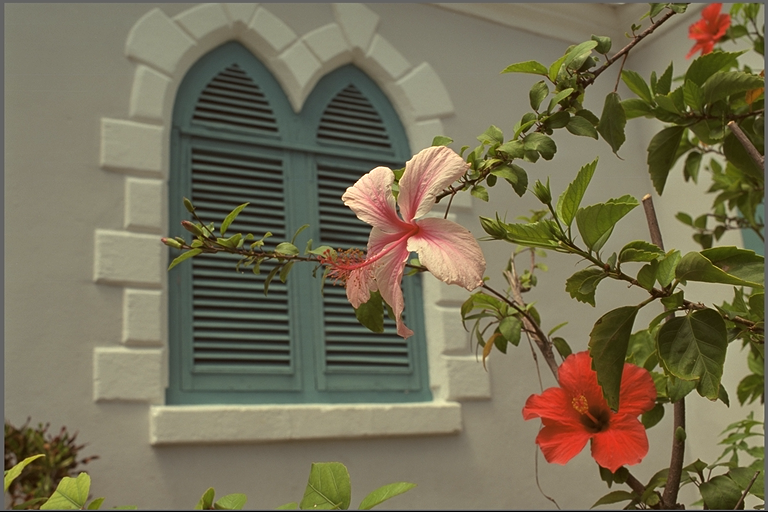
#> input picture data/kodim07.png, 768 x 512 px; its folder holds 5 pictures in this run
$ jupyter execute analysis_image07.ipynb
#> lines starting #> are read from the running program, lines starting #| are printed output that depends on the picture; after the words box and inside, x2 and y2 are one past the last pixel; in counts of white or black regions, pixels touching at a corner belong together; long printed decimals are rounded
### utils.py
import cv2
import os
import numpy as np
import matplotlib.pyplot as plt
from skimage.metrics import structural_similarity as ssim


def list_images(folder):
    exts = ('.png', '.jpg', '.jpeg', '.bmp')
    return sorted([os.path.join(folder, f) for f in os.listdir(folder) if f.lower().endswith(exts)])


def read_images( path , gray = False ):
#> called with path = '../data/kodim07.png', gray = False
    img = cv2.imread(path)
#> img is the input picture: shape (512, 768, 3); mean B, G, R 85.4, 110.7, 117.6
    if img is None:
        raise FileNotFoundError(f"Image not found: {path}")

    if gray:
        return cv2.cvtColor(img, cv2.COLOR_BGR2GRAY)

    # Convert BGR to RGB for matplotlib
    return cv2.cvtColor(img, cv2.COLOR_BGR2RGB)


def show_image(img, title='' ):

    if img.ndim == 2:
        plt.imshow(img, cmap='gray')
    else:
        plt.imshow(img)
    plt.title(title)
    plt.axis('off')
    plt.show()


def add_salt_pepper_noise(img, p):
    noisy = img.copy()
    rand = np.random.rand(*img.shape)

    noisy[rand < p/2] = 0        # Poivre
    noisy[rand > 1 - p/2] = 255  # Sel

    return noisy


def add_gaussian_noise(img, mean=0, sigma=10):

    noisy = img.copy().astype(np.float32)
    gauss = np.random.normal(mean, sigma, img.shape)
    noisy += gauss
    noisy = np.clip(noisy, 0, 255)  # garder les valeurs entre 0 et 255
    return noisy.astype(np.uint8)

def psnr(original, processed):
    mse = np.mean((original - processed) ** 2)
    if mse == 0:
        return float('inf')
    return 20 * np.log10(255.0 / np.sqrt(mse))

### NoteBook/analysis_image07.ipynb
[cell 1]
import cv2
import matplotlib.pyplot as plt
from skimage.metrics import structural_similarity as ssim

[cell 2]
import sys
sys.path.append("..")

[cell 3]
sys.path.append("...")
from utils import list_images, show_image, read_images, add_salt_pepper_noise , add_gaussian_noise ,psnr

[cell 4]
list_images('../data')

[cell 5]

image = read_images('../data/kodim07.png')
show_image(image , 'image 07 ')

[cell 6]
gray = read_images('../data/kodim07.png',gray=True)
#> call 2 of read_images, with path = '../data/kodim07.png', gray = True
#> in read_images (call 2), `return cv2.cvtColor(img, cv2.COLOR_BGR2GRAY)`:
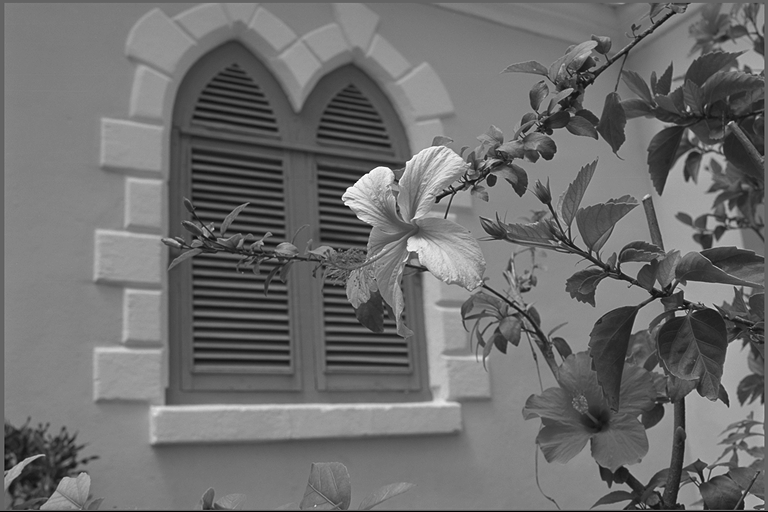
#> returned value: shape (512, 768); min 0, max 255, mean 109.9
show_image(gray , 'gray 07')

[cell 7]
hist = cv2.calcHist([gray], [0], None, [256], [0,256])
#> hist = 256 values, max 12487 at index 130, min 0 at index 1, mean 1536

[cell 8]
plt.figure(figsize=(10,4))
equalized = cv2.equalizeHist(gray)
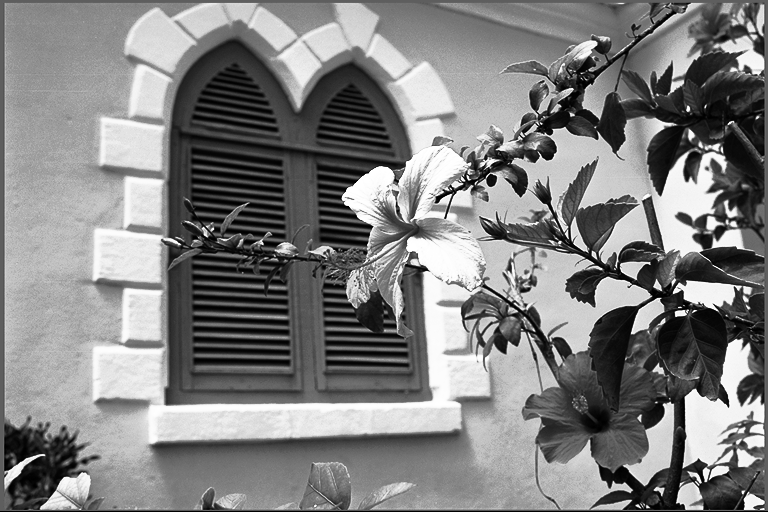
#> equalized: shape (512, 768); min 0, max 255, mean 128.6
hist_eq = cv2.calcHist([equalized], channels=[0], mask=None, histSize=[256],ranges= [0,256])
#> hist_eq = 256 values, max 12487 at index 173, min 0 at index 13, mean 1536

# Affichage de l'image originale gray
plt.subplot(1,2,1)
plt.imshow(gray, cmap='gray')
plt.title("Original Gray Image")
plt.axis('off')
plt.savefig("../results/processed/filtered/image07/gray_image.png", dpi=300, bbox_inches='tight')


plt.subplot(1,2,2)
plt.plot(hist, color='blue')
plt.title("Histogramme original")
plt.xlabel("Intensité")
plt.ylabel("Nombre de pixels")
plt.savefig("../results/histograms/image07/Histogramme_original.png", dpi=300, bbox_inches='tight')
#> figure, not shown here; panel 2: curve peaks at x = 130, y = 12487
plt.show()

[cell 9]
equalized = cv2.equalizeHist(gray)
hist_eq = cv2.calcHist([equalized], channels=[0], mask=None, histSize=[256],ranges= [0,256])

[cell 10]
plt.figure(figsize=(10,4))

# Affichage de l'image originale gray
plt.subplot(1,2,1)
plt.imshow(equalized, cmap='gray')
plt.title("Equalized Image")
plt.axis('off')
plt.savefig("../results/processed/filtered/image07/Equalized_Image.png", dpi=300, bbox_inches='tight')


plt.subplot(1,2,2)
plt.plot(hist_eq, color='blue')
plt.title("Histogramme Equalized")
plt.xlabel("Intensité")
plt.ylabel("Nombre de pixels")
plt.savefig("../results/histograms/image07/Histogramme_Equalized.png", dpi=300, bbox_inches='tight')
#> figure, not shown here; panel 2: curve peaks at x = 173, y = 12487

plt.show()

[cell 11]
clahe = cv2.createCLAHE(clipLimit=2.0, tileGridSize=(8, 8))
clahe_img = clahe.apply(gray)
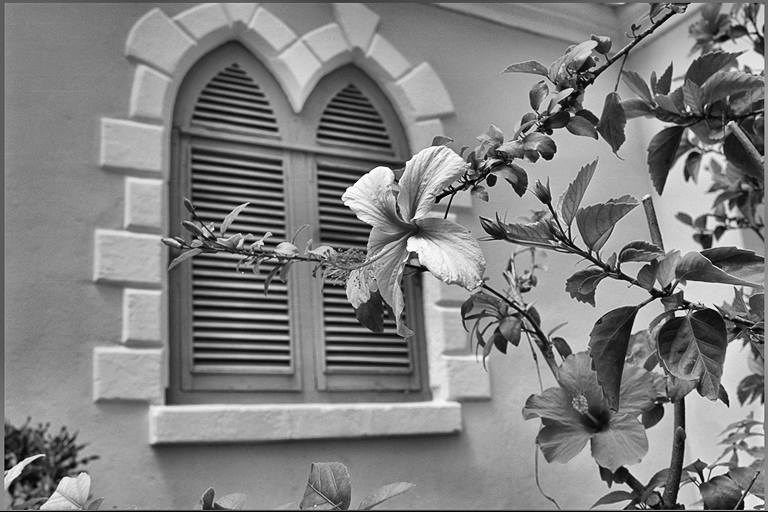
#> clahe_img: shape (512, 768); min 2, max 255, mean 127.9
hist_clahe = cv2.calcHist([clahe_img], [0], None, [256], [0,256])
#> hist_clahe = 256 values, max 5141 at index 130, min 0 at index 0, mean 1536

[cell 12]

clahe = cv2.createCLAHE(clipLimit=2.0, tileGridSize=(8, 8))
clahe_img = clahe.apply(gray)
plt.figure(figsize=(10,4))

# Image CLAHE
plt.subplot(1,2,1)
plt.imshow(clahe_img, cmap='gray')
plt.title("Image après CLAHE")
plt.axis('off')
plt.savefig("../results/processed/filtered/image07/CLAHE_image.png", dpi=300, bbox_inches='tight')

# Histogramme CLAHE
plt.subplot(1,2,2)
plt.plot(hist_clahe, color='blue')
plt.title("Histogramme après CLAHE")
plt.xlabel("Intensité")
plt.ylabel("Nombre de pixels")
plt.savefig("../results/histograms/image07/Histogramme_CLAHE.png", dpi=300, bbox_inches='tight')
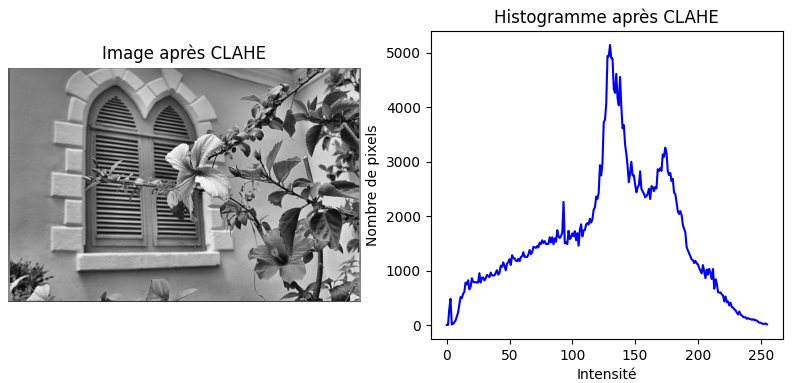
#> figure drawn by matplotlib, 2 panels; panel 2: curve peaks at x = 130, y = 5141

plt.show()

[cell 13]
plt.figure(figsize=(10,4))

plt.subplot(1,3,1)
plt.imshow(gray, cmap='gray')
plt.title("Original Gray Image")
plt.axis('off')

plt.subplot(1,3,2)
plt.imshow(equalized, cmap='gray')
plt.title("Equalized Image")
plt.axis('off')

plt.subplot(1,3,3)
plt.imshow(clahe_img, cmap='gray')
plt.title("Image après CLAHE")
plt.axis('off')

plt.show()

[cell 14]
noisy_img_salt_pepper = add_salt_pepper_noise(gray, 0.05)

# --- Affichage ---
plt.figure(figsize=(12,4))

plt.subplot(1,2,1)
plt.imshow(gray, cmap='gray')
plt.title("Original Gray Image")
plt.axis('off')


plt.subplot(1,2,2)
plt.imshow(noisy_img_salt_pepper, cmap='gray')
plt.title("Image avec Sel et Poivre")
plt.axis('off')


plt.show()

[cell 15]
plt.subplot(1,2,2)
plt.imshow(noisy_img_salt_pepper, cmap='gray')
plt.title("Image avec Sel et Poivre")
plt.axis('off')
plt.savefig("../results/processed/noisy/image07/Sel_et_Poivre_image.png", dpi=300, bbox_inches='tight')

[cell 16]
img_noisy_gauss =add_gaussian_noise(gray, mean=0, sigma=15)
#> in add_gaussian_noise, `noisy += gauss`:
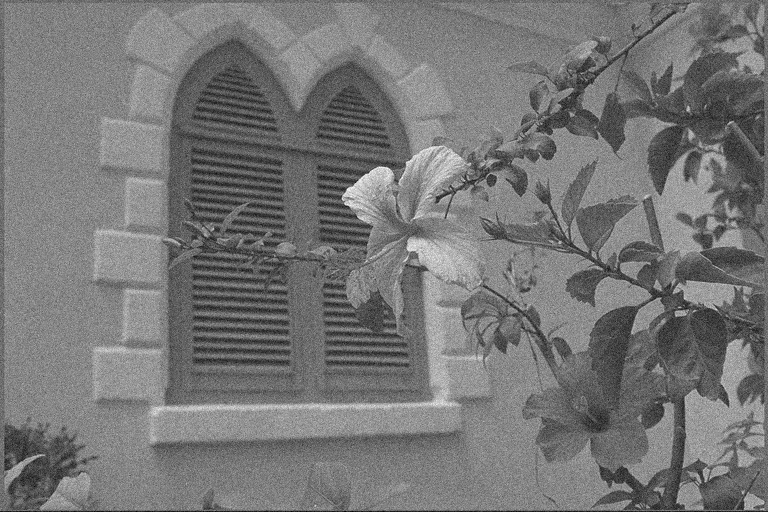
#> noisy: shape (512, 768) float32; min -43.66, max 286.6, mean 109.9; drawn with min black and max white

[cell 17]
# --- Affichage ---
plt.figure(figsize=(12,4))

plt.subplot(1,2,1)
plt.imshow(gray, cmap='gray')
plt.title("Original Gray Image")
plt.axis('off')


plt.subplot(1,2,2)
plt.imshow(img_noisy_gauss, cmap='gray')
plt.title("Image avec bruit Gaussien")
plt.axis('off')

[cell 18]
plt.subplot(1,2,2)
plt.imshow(img_noisy_gauss, cmap='gray')
plt.title("Image avec bruit Gaussien")
plt.axis('off')
plt.savefig("../results/processed/noisy/image07/bruit_Gaussien_image.png", dpi=300, bbox_inches='tight')

[cell 19]
img_blur_sp=cv2.blur(noisy_img_salt_pepper ,(3,3))
img_blur_gauss=cv2.blur(img_noisy_gauss ,(3,3))

[cell 20]
plt.figure(figsize=(12,4))

plt.subplot(1,4,1)
plt.imshow(noisy_img_salt_pepper, cmap='gray')
plt.title("Image bruitée (salt&pepper)")
plt.axis('off')

plt.subplot(1,4,2)
plt.imshow(img_noisy_gauss, cmap='gray')
plt.title("Image bruitée (Gaussien)")
plt.axis('off')

plt.subplot(1,4,3)
plt.imshow(img_blur_sp, cmap='gray')
plt.title("Box Filter pour SP ")
plt.axis('off')
plt.savefig("../results/processed/filtered/image07/Box_Filter_pour_SP.png", dpi=300, bbox_inches='tight')

plt.subplot(1,4,4)
plt.imshow(img_blur_gauss, cmap='gray')
plt.title("Box Filter  pour gauss")
plt.axis('off')

plt.show()

[cell 21]
plt.subplot(1,4,3)
plt.imshow(img_blur_sp, cmap='gray')
plt.title("Box Filter pour SP ")
plt.axis('off')
plt.savefig("../results/processed/filtered/image07/Box_Filter_pour_SP.png", dpi=300, bbox_inches='tight')

[cell 22]
plt.subplot(1,4,4)
plt.imshow(img_blur_gauss, cmap='gray')
plt.title("Box Filter  pour gauss")
plt.axis('off')
plt.savefig("../results/processed/filtered/image07/Box_Filter_pour_gauss.png", dpi=300, bbox_inches='tight')

[cell 23]
img_filter_gauss_sp = cv2.GaussianBlur(noisy_img_salt_pepper, (3,3), sigmaX=1)
img_filter_gauss_for_gauss = cv2.GaussianBlur(img_noisy_gauss, (3,3), sigmaX=1)

[cell 24]
plt.figure(figsize=(12,4))

plt.subplot(1,4,1)
plt.imshow(noisy_img_salt_pepper, cmap='gray')
plt.title("Image bruitée (salt&pepper)")
plt.axis('off')

plt.subplot(1,4,2)
plt.imshow(img_noisy_gauss, cmap='gray')
plt.title("Image bruitée (Gaussien)")
plt.axis('off')

plt.subplot(1,4,3)
plt.imshow(img_filter_gauss_sp, cmap='gray')
plt.title("Filtre Gaussien pour SP ")
plt.axis('off')

plt.subplot(1,4,4)
plt.imshow(img_filter_gauss_for_gauss, cmap='gray')
plt.title("Filtre Gaussien pour gauss")
plt.axis('off')

plt.show()

[cell 25]
plt.subplot(1,4,3)
plt.imshow(img_filter_gauss_sp, cmap='gray')
plt.title("Filtre Gaussien pour SP ")
plt.axis('off')
plt.savefig("../results/processed/filtered/image07/Filtre_Gaussien_pour_SP.png", dpi=300, bbox_inches='tight')

[cell 26]
plt.subplot(1,4,4)
plt.imshow(img_filter_gauss_for_gauss, cmap='gray')
plt.title("Filtre Gaussien pour gauss")
plt.axis('off')
plt.savefig("../results/processed/filtered/image07/Filtre_Gaussien_pour_gauss.png", dpi=300, bbox_inches='tight')

[cell 27]
median_sp = cv2.medianBlur(noisy_img_salt_pepper, 3)
median_gauss = cv2.medianBlur(img_noisy_gauss, 3)

[cell 28]
plt.figure(figsize=(12,4))

plt.subplot(1,4,1)
plt.imshow(noisy_img_salt_pepper, cmap='gray')
plt.title("Image bruitée (salt&pepper)")
plt.axis('off')

plt.subplot(1,4,2)
plt.imshow(img_noisy_gauss, cmap='gray')
plt.title("Image bruitée (Gaussien)")
plt.axis('off')

plt.subplot(1,4,3)
plt.imshow(median_sp, cmap='gray')
plt.title("Filtre median pour SP ")
plt.axis('off')

plt.subplot(1,4,4)
plt.imshow(median_gauss, cmap='gray')
plt.title("Filtre median pour gauss")
plt.axis('off')

plt.show()

[cell 29]
plt.subplot(1,4,3)
plt.imshow(median_sp, cmap='gray')
plt.title("Filtre median pour SP ")
plt.axis('off')
plt.savefig("../results/processed/filtered/image07/Filtre_median_pour_SP.png", dpi=300, bbox_inches='tight')

[cell 30]
plt.subplot(1,4,4)
plt.imshow(median_gauss, cmap='gray')
plt.title("Filtre median pour gauss")
plt.axis('off')
plt.savefig("../results/processed/filtered/image07/Filtre_median_pour_gauss.png", dpi=300, bbox_inches='tight')

[cell 31]
bilateral_sp = cv2.bilateralFilter(noisy_img_salt_pepper, d=9, sigmaColor=75, sigmaSpace=75)
bilateral_gauss = cv2.bilateralFilter(img_noisy_gauss, d=9, sigmaColor=75, sigmaSpace=75)

[cell 32]
plt.figure(figsize=(12,4))
plt.subplot(1,4,1)
plt.imshow(noisy_img_salt_pepper, cmap='gray')
plt.title("Image bruitée (salt&pepper)")
plt.axis('off')

plt.subplot(1,4,2)
plt.imshow(img_noisy_gauss, cmap='gray')
plt.title("Image bruitée (Gaussien)")
plt.axis('off')

plt.subplot(1,4,3)
plt.imshow(bilateral_sp, cmap='gray')
plt.title("Filtre Bilateral pour SP")
plt.axis('off')

plt.subplot(1,4,4)
plt.imshow(bilateral_gauss, cmap='gray')
plt.title("Filtre Bilateral pour Gauss")
plt.axis('off')
plt.show()

[cell 33]
plt.subplot(1,4,3)
plt.imshow(bilateral_sp, cmap='gray')
plt.title("Filtre Bilateral pour SP")
plt.axis('off')
plt.savefig("../results/processed/filtered/image07/Filtre_Bilateral_pour_SP.png", dpi=300, bbox_inches='tight')

[cell 34]
plt.subplot(1,4,4)
plt.imshow(bilateral_gauss, cmap='gray')
plt.title("Filtre Bilateral pour Gauss")
plt.axis('off')
plt.savefig("../results/processed/filtered/image07/Filtre_Bilateral_pour_gauss.png", dpi=300, bbox_inches='tight')
plt.show()

[cell 35]
from skimage.filters.rank import median
from skimage.morphology import disk

[cell 36]
nagao_sp = median(noisy_img_salt_pepper, disk(2))
nagao_gauss = median(img_noisy_gauss, disk(2))

[cell 37]
plt.figure(figsize=(12,4))
plt.subplot(1,4,1)
plt.imshow(noisy_img_salt_pepper, cmap='gray')
plt.title("Image bruitée (SP)")
plt.axis('off')

plt.subplot(1,4,2)
plt.imshow(img_noisy_gauss, cmap='gray')
plt.title("Image bruitée (Gauss)")
plt.axis('off')

plt.subplot(1,4,3)
plt.imshow(nagao_sp, cmap='gray')
plt.title("Filtre Nagao SP")
plt.axis('off')

plt.subplot(1,4,4)
plt.imshow(nagao_gauss, cmap='gray')
plt.title("Filtre Nagao Gauss")
plt.axis('off')
plt.show()

[cell 38]
plt.subplot(1,4,3)
plt.imshow(nagao_sp, cmap='gray')
plt.title("Filtre Nagao SP")
plt.axis('off')
plt.savefig("../results/processed/filtered/image07/Filtre_Nagao_pour_SP.png", dpi=300, bbox_inches='tight')

[cell 39]
plt.subplot(1,4,4)
plt.imshow(nagao_gauss, cmap='gray')
plt.title("Filtre Nagao Gauss")
plt.axis('off')
plt.savefig("../results/processed/filtered/image07/Filtre_Nagao_pour_gauss.png", dpi=300, bbox_inches='tight')
plt.show()

[cell 40]
kernel = cv2.getStructuringElement(cv2.MORPH_RECT, (3,3))

[cell 41]
erosion = cv2.erode(gray, kernel, iterations=1)
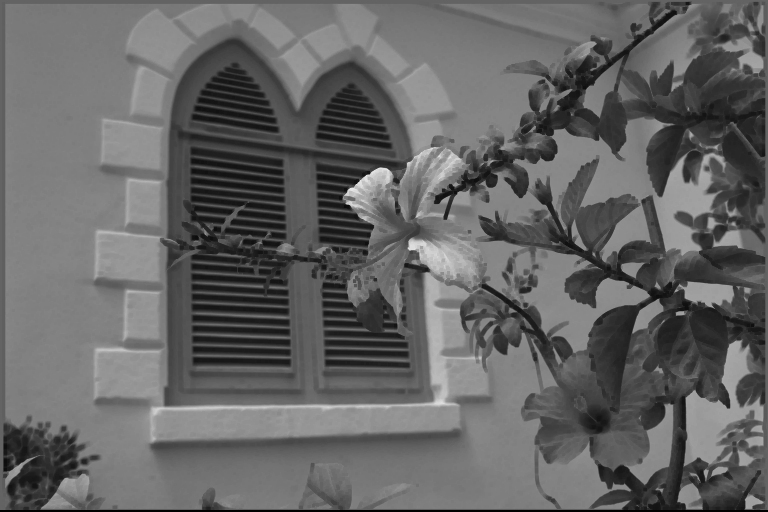
#> erosion: shape (512, 768); min 0, max 232, mean 100.5

[cell 42]
dilation = cv2.dilate(gray, kernel, iterations=1)
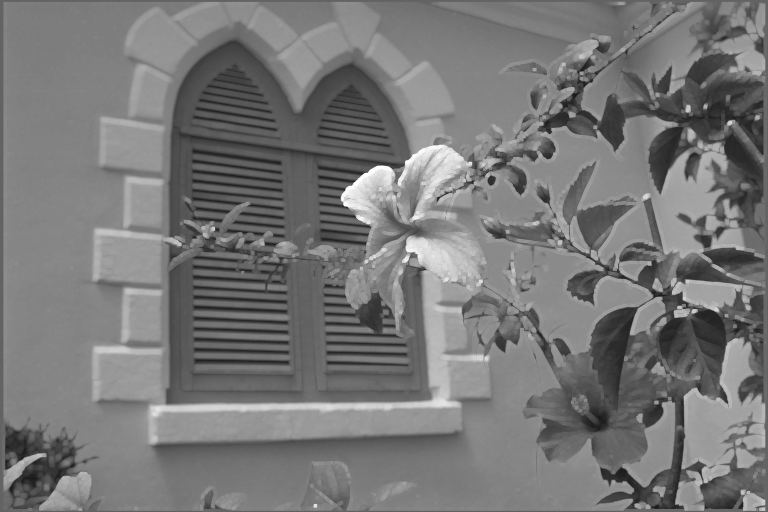
#> dilation: shape (512, 768); min 24, max 255, mean 119.5

[cell 43]
opening = cv2.morphologyEx(gray, cv2.MORPH_OPEN, kernel)

[cell 44]
closing = cv2.morphologyEx(gray, cv2.MORPH_CLOSE, kernel)

[cell 45]
tophat = cv2.morphologyEx(gray, cv2.MORPH_TOPHAT, kernel)
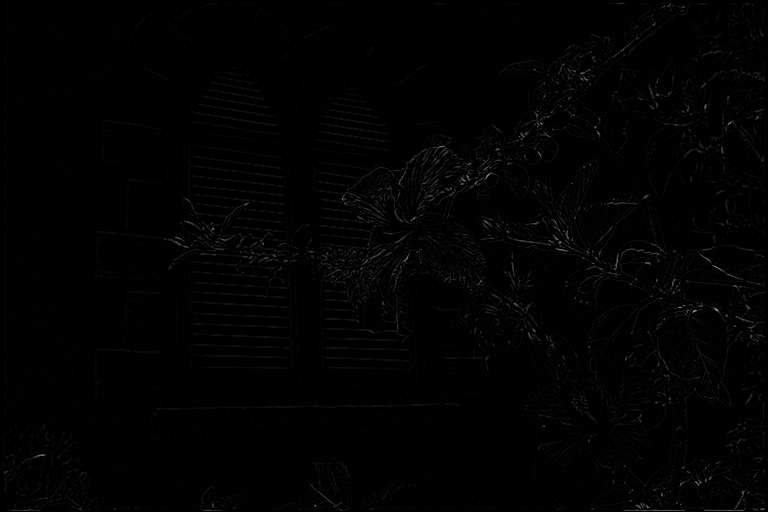
#> tophat: shape (512, 768); min 0, max 167, mean 2.2

[cell 46]
plt.figure(figsize=(12,6))
plt.subplot(2,3,1), plt.imshow(gray, cmap='gray'), plt.title('Image originale'), plt.axis('off')
plt.subplot(2,3,2), plt.imshow(erosion, cmap='gray'), plt.title('Érosion'), plt.axis('off')
plt.subplot(2,3,3), plt.imshow(dilation, cmap='gray'), plt.title('Dilatation'), plt.axis('off')
plt.subplot(2,3,4), plt.imshow(opening, cmap='gray'), plt.title('Ouverture'), plt.axis('off')
plt.subplot(2,3,5), plt.imshow(closing, cmap='gray'), plt.title('Fermeture'), plt.axis('off')
plt.subplot(2,3,6), plt.imshow(tophat, cmap='gray'), plt.title('Top-hat'), plt.axis('off')
plt.savefig("../results/processed/morphology/image07/morpho_operations.png", dpi=300, bbox_inches='tight')
plt.show()

[cell 47]
# 1. Amélioration du contraste avec CLAHE
clahe = cv2.createCLAHE(clipLimit=2.0, tileGridSize=(8,8))
img_contrast = clahe.apply(gray)

[cell 48]
# 2. Filtrage (filtre médian pour bruit Sel & Poivre)
img_filtered = cv2.medianBlur(img_contrast, 3)

[cell 49]
# 3. Morphologie
kernel = cv2.getStructuringElement(cv2.MORPH_RECT, (3,3))
img_morph = cv2.morphologyEx(img_filtered, cv2.MORPH_OPEN, kernel)
img_morph = cv2.morphologyEx(img_morph, cv2.MORPH_CLOSE, kernel)

[cell 50]
# 4. Segmentation (Otsu)
_, img_segmented = cv2.threshold(img_morph, 0, 255, cv2.THRESH_BINARY + cv2.THRESH_OTSU)
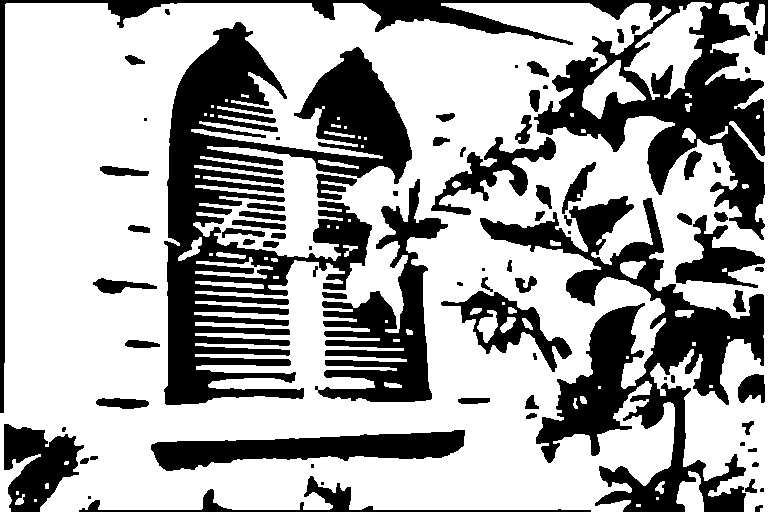
#> img_segmented: shape (512, 768); 65.8% white; 78 black regions (14 under 20 px), largest, box (x1, y1, x2, y2) and area: (164, 22, 412, 405) 39453, (0, 0, 768, 413) 27208, (480, 196, 764, 512) 26806

[cell 51]
# Visualisation
plt.figure(figsize=(12,4))
plt.subplot(1,4,1), plt.imshow(gray, cmap='gray'), plt.title('Image originale'), plt.axis('off')
plt.subplot(1,4,2), plt.imshow(img_contrast, cmap='gray'), plt.title('Contraste CLAHE'), plt.axis('off')
plt.subplot(1,4,3), plt.imshow(img_morph, cmap='gray'), plt.title('Filtrage + Morphologie'), plt.axis('off')
plt.subplot(1,4,4), plt.imshow(img_segmented, cmap='gray'), plt.title('Segmentation Otsu'), plt.axis('off')
plt.savefig("../results/processed/morphology/image07/morphology.png", dpi=300, bbox_inches='tight')
plt.show()

[cell 52]
plt.figure(figsize=(15,4))

plt.subplot(1,5,1)
plt.imshow(gray, cmap='gray')
plt.title('Originale')
plt.axis('off')

plt.subplot(1,5,2)
plt.imshow(noisy_img_salt_pepper, cmap='gray')
plt.title('Bruit Sel & Poivre')
plt.axis('off')

plt.subplot(1,5,3)
plt.imshow(img_filtered, cmap='gray')
plt.title('Filtrée')
plt.axis('off')

plt.subplot(1,5,4)
plt.imshow(img_morph, cmap='gray')
plt.title('Morphologie')
plt.axis('off')

plt.subplot(1,5,5)
plt.imshow(img_segmented, cmap='gray')
plt.title('Segmentée')
plt.axis('off')
plt.savefig("../results/processed/morphology/image07/pipeline_images.png", dpi=300, bbox_inches='tight')
plt.show()

[cell 53]
ssim_value = ssim(gray, img_segmented)
#> ssim_value = 0.406
print("SSIM:", ssim_value)
#| SSIM: 0.4058

[cell 54]
psnr_value = psnr(gray, img_segmented)
#> in psnr, `mse = np.mean((original - processed) ** 2)`: mse = 90.41
#> psnr_value = 28.57
print("PSNR:", psnr_value)
#| PSNR: 28.569
PSNR: 27.69674246176274

[cell 55]
plt.figure(figsize=(10,4))
plt.hist(gray.ravel(), bins=256, color='blue', alpha=0.5, label='gray')
plt.hist(img_segmented.ravel(), bins=256, color='red', alpha=0.5, label='img_segmented')
plt.legend()
plt.savefig("../results/histograms/image07/hist_comparison.png", dpi=300, bbox_inches='tight')
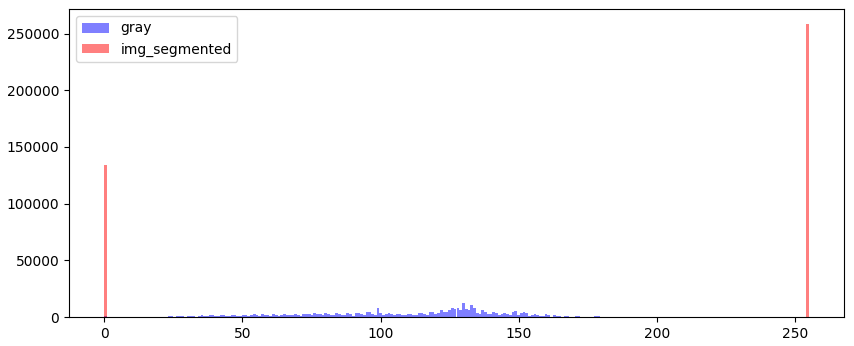
#> figure drawn by matplotlib, 1 panel; tallest bar 12487 high, from x = 129.5 to 130.5; tallest bar 258797 high, from x = 254 to 255
plt.show()
